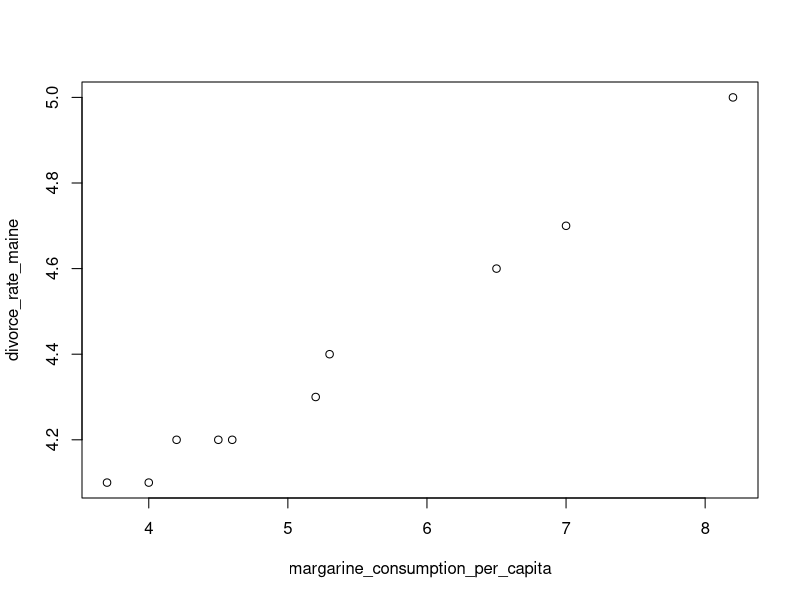

This chart was generated by the following R code:
library(dslabs)


### Name: divorce_margarine
### Title: Divorce rate and margarine consumption data
### Aliases: divorce_margarine
### Keywords: datasets

### ** Examples

data(divorce_margarine)
with(divorce_margarine, plot(margarine_consumption_per_capita, divorce_rate_maine))
